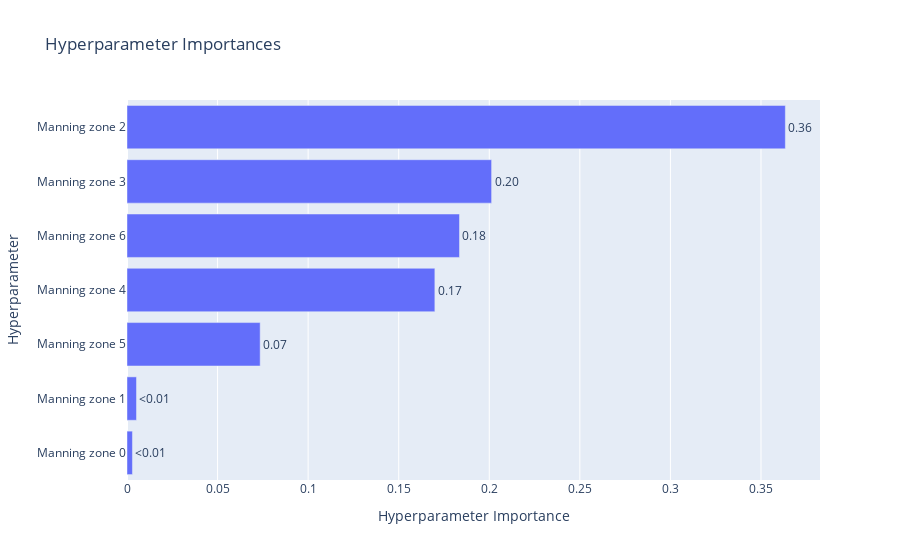

Notebook code cell kept with this figure:
### Markdown cell above
When inspecting the parameter importance, it becomes evident that the Manning values in zone 2 and zone 6 have the greatest impact on the objective value. This observation is consistent with the zones plot from 1-overview.ipynb, which shows that these zones are located at the northern and southern boundary conditions, respectively—areas that strongly influence the model dynamics.

### Code cell
optuna.visualization.plot_param_importances(study)

### Figure 1 — Plotly figure (JSON) as saved in the notebook; plotly's stock layout.template omitted (floating-point values rounded to 4 significant figures)
{"data": [{"cliponaxis": false, "hovertemplate": ["Manning zone 0 (FloatDistribution): 0.0030046097187739654<extra></extra>", "Manning zone 1 (FloatDistribution): 0.0052375041937073865<extra></extra>", "Manning zone 5 (FloatDistribution): 0.07351847921839173<extra></extra>", "Manning zone 4 (FloatDistribution): 0.1699571927631158<extra></extra>", "Manning zone 6 (FloatDistribution): 0.18355445772850923<extra></extra>", "Manning zone 3 (FloatDistribution): 0.20128064497250692<extra></extra>", "Manning zone 2 (FloatDistribution): 0.36344711140499497<extra></extra>"], "name": "Objective Value", "orientation": "h", "text": ["<0.01", "<0.01", "0.07", "0.17", "0.18", "0.20", "0.36"], "textposition": "outside", "type": "bar", "x": [0.003005, 0.005238, 0.07352, 0.17, 0.1836, 0.2013, 0.3634], "y": ["Manning zone 0", "Manning zone 1", "Manning zone 5", "Manning zone 4", "Manning zone 6", "Manning zone 3", "Manning zone 2"]}], "layout": {"title": {"text": "Hyperparameter Importances"}, "xaxis": {"title": {"text": "Hyperparameter Importance"}}, "yaxis": {"title": {"text": "Hyperparameter"}}}}
